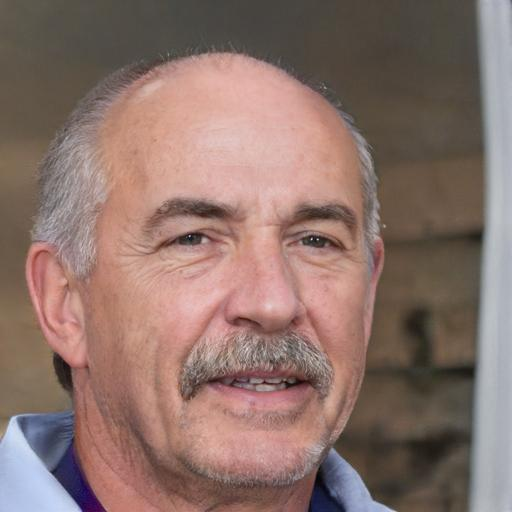
#> input picture Image Handling/person.jpg, 512 x 512 px
$ python 2-OpenCv.py
#> lines starting #> are read from the running program, lines starting #| are printed output that depends on the picture; after the words box and inside, x2 and y2 are one past the last pixel; in counts of white or black regions, pixels touching at a corner belong together
import cv2


def show(im):
    cv2.namedWindow('Image')
    cv2.imshow('Image', im)
    cv2.waitKey()


def find_faces():
    algorithm = cv2.CascadeClassifier('trained-files/haarcascades/haarcascade_frontalface_default.xml')
    im = cv2.imread('person.jpg', cv2.IMREAD_COLOR)
#> im is the input picture: shape (512, 512, 3); mean B, G, R 107.1, 114.6, 140
    faces = algorithm.detectMultiScale(im)
#> faces = [[78, 91, 361, 361]]
    return faces


def output(faces):
    im = cv2.imread('person.jpg', cv2.IMREAD_COLOR)
    for x, y, l, a in faces:
        cv2.rectangle(im, (x, y), (x + l, y + a), (0, 255, 0), 2)
#> this loop made 1 pass
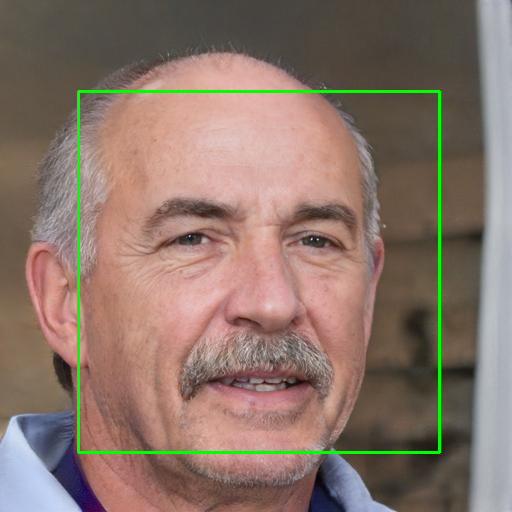
#> im: shape (512, 512, 3); 1.65% of pixels changed, all inside (x1, y1, x2, y2) = (77, 90, 441, 454)
    show(im)


output(find_faces())

$ run again, with Image Handling/family.jfif saved as Image Handling/person.jpg
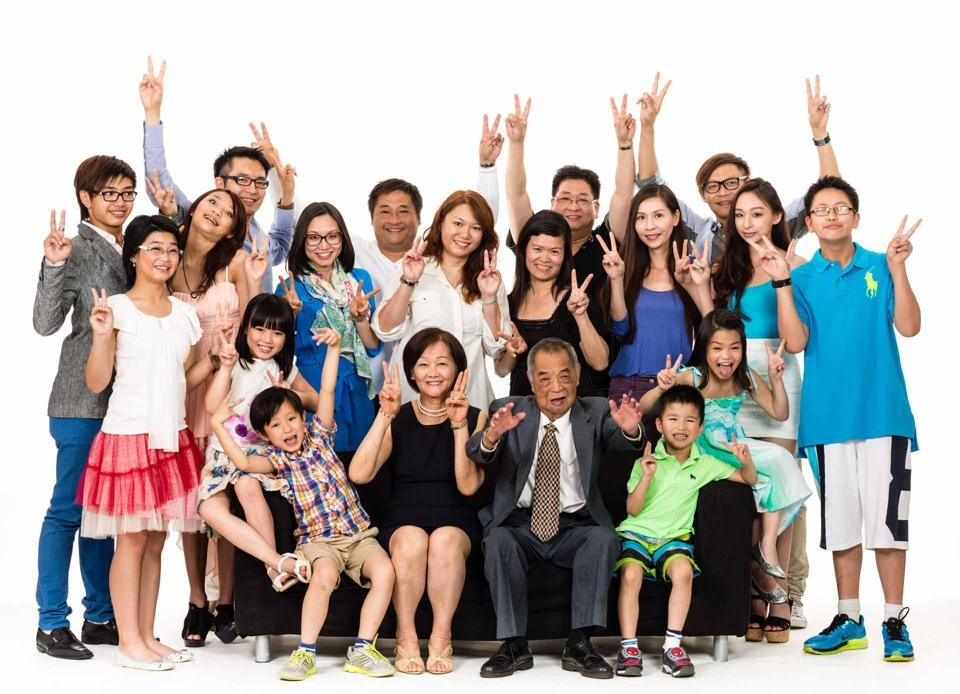
#> input picture Image Handling/family.jfif, 960 x 694 px
#> in find_faces, im is the input picture: shape (694, 960, 3); mean B, G, R 165.1, 168.7, 176
#> faces = 22 rows, first 6: [599, 254, 27, 27], [684, 274, 27, 27], [438, 206, 49, 49], [673, 256, 37, 37], [215, 159, 54, 54], [551, 180, 49, 49]
#> the loop in output, `for x, y, l, a in faces:` made 22 passes
#> after the loop in output, `for x, y, l, a in faces:`:
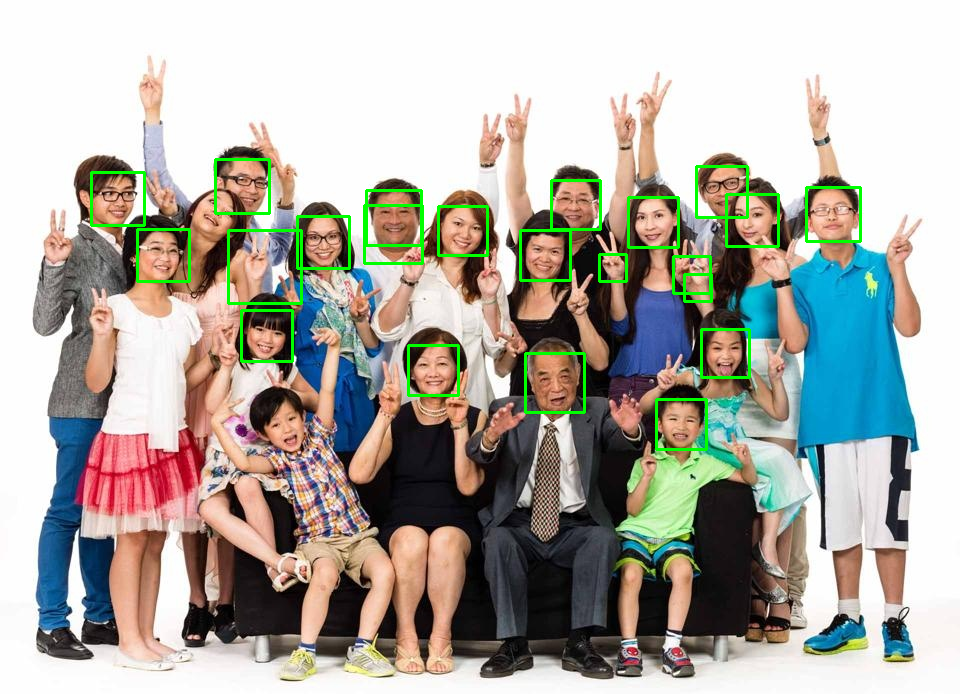
#> im: shape (694, 960, 3); 1.93% of pixels changed, all inside (x1, y1, x2, y2) = (90, 158, 862, 451)
